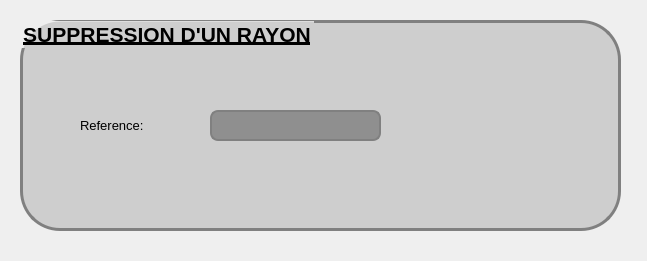
<?xml version="1.0" encoding="UTF-8"?>
<ui version="4.0">
 <class>Suppression</class>
 <widget class="QDialog" name="Suppression">
  <property name="geometry">
   <rect>
    <x>0</x>
    <y>0</y>
    <width>647</width>
    <height>261</height>
   </rect>
  </property>
  <property name="windowTitle">
   <string>Dialog</string>
  </property>
  <property name="styleSheet">
   <string notr="true">#Suppression {
background: url(:/img/fdaffiche.jpg);
}


#groupBox {
border: 3px solid gray;
border-radius: 40px;
background: rgb(206, 206, 206);
}

QLineEdit {
padding: 1px;
border-style: solid;
border: 2px solid gray;
border-radius: 8px;
background-color: rgb(143, 143, 143);

}
</string>
  </property>
  <widget class="QGroupBox" name="groupBox">
   <property name="geometry">
    <rect>
     <x>20</x>
     <y>20</y>
     <width>601</width>
     <height>211</height>
    </rect>
   </property>
   <property name="font">
    <font>
     <pointsize>16</pointsize>
     <weight>75</weight>
     <bold>true</bold>
     <underline>true</underline>
    </font>
   </property>
   <property name="title">
    <string>SUPPRESSION D'UN RAYON</string>
   </property>
   <widget class="QLineEdit" name="lineEdit_4">
    <property name="geometry">
     <rect>
      <x>190</x>
      <y>90</y>
      <width>171</width>
      <height>31</height>
     </rect>
    </property>
    <property name="font">
     <font>
      <pointsize>10</pointsize>
      <underline>false</underline>
     </font>
    </property>
    <property name="text">
     <string/>
    </property>
   </widget>
   <widget class="QLabel" name="label_7">
    <property name="geometry">
     <rect>
      <x>60</x>
      <y>90</y>
      <width>131</width>
      <height>31</height>
     </rect>
    </property>
    <property name="font">
     <font>
      <pointsize>10</pointsize>
      <underline>false</underline>
     </font>
    </property>
    <property name="text">
     <string>Reference:</string>
    </property>
   </widget>
   <widget class="QPushButton" name="pushButton">
    <property name="geometry">
     <rect>
      <x>510</x>
      <y>130</y>
      <width>91</width>
      <height>81</height>
     </rect>
    </property>
    <property name="styleSheet">
     <string notr="true">#pushButton{
background-color: transparent;
border-image: url(:/boutonok/poubelle.png);
background: none;
border: none;
background-repeat: none;
}</string>
    </property>
    <property name="text">
     <string/>
    </property>
   </widget>
  </widget>
 </widget>
 <resources/>
 <connections>
  <connection>
   <sender>pushButton</sender>
   <signal>clicked()</signal>
   <receiver>Suppression</receiver>
   <slot>reject()</slot>
   <hints>
    <hint type="sourcelabel">
     <x>643</x>
     <y>463</y>
    </hint>
    <hint type="destinationlabel">
     <x>871</x>
     <y>376</y>
    </hint>
   </hints>
  </connection>
  <connection>
   <sender>pushButton</sender>
   <signal>clicked()</signal>
   <receiver>Suppression</receiver>
   <slot>reject()</slot>
   <hints>
    <hint type="sourcelabel">
     <x>595</x>
     <y>182</y>
    </hint>
    <hint type="destinationlabel">
     <x>752</x>
     <y>109</y>
    </hint>
   </hints>
  </connection>
 </connections>
</ui>
